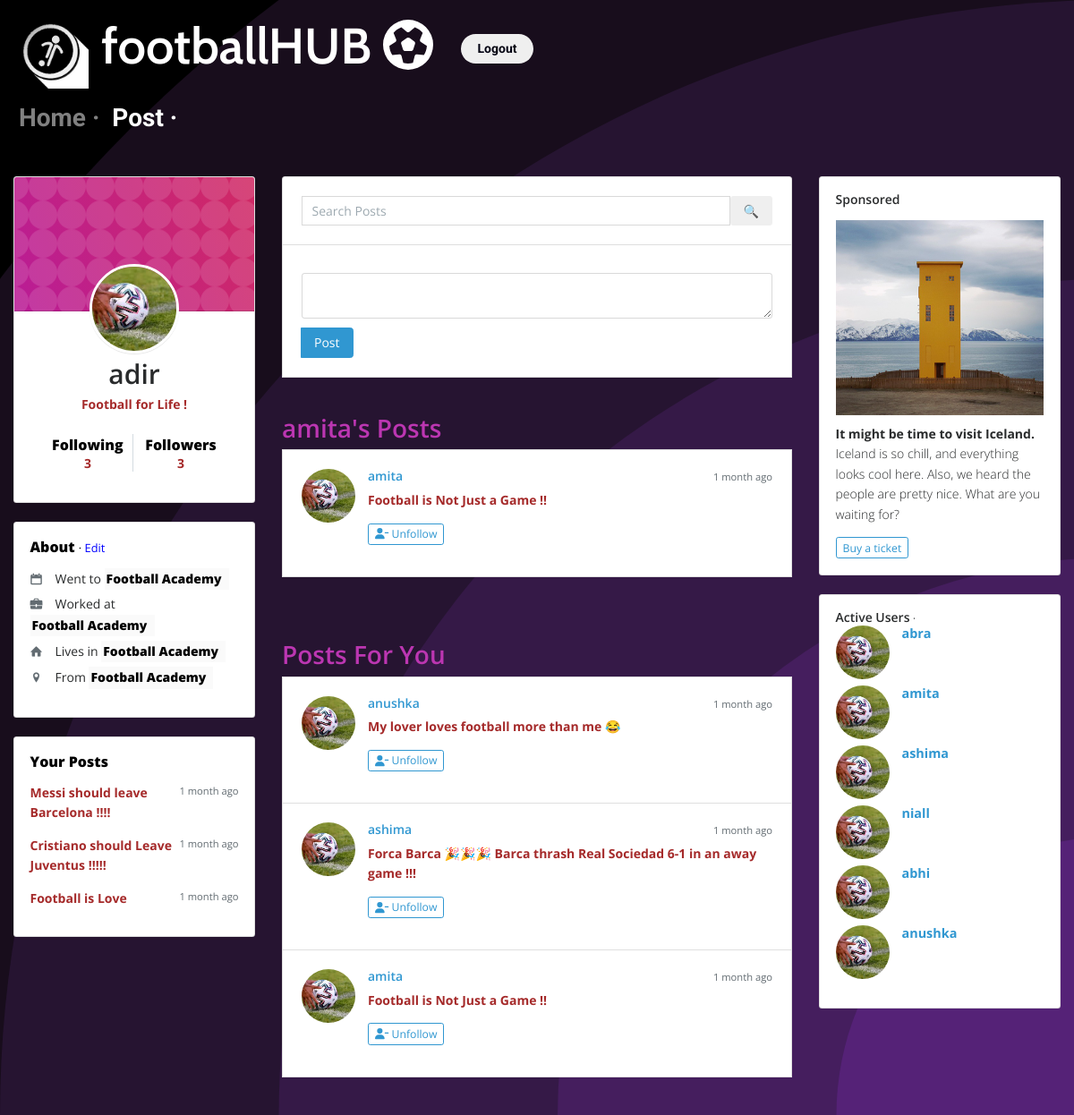
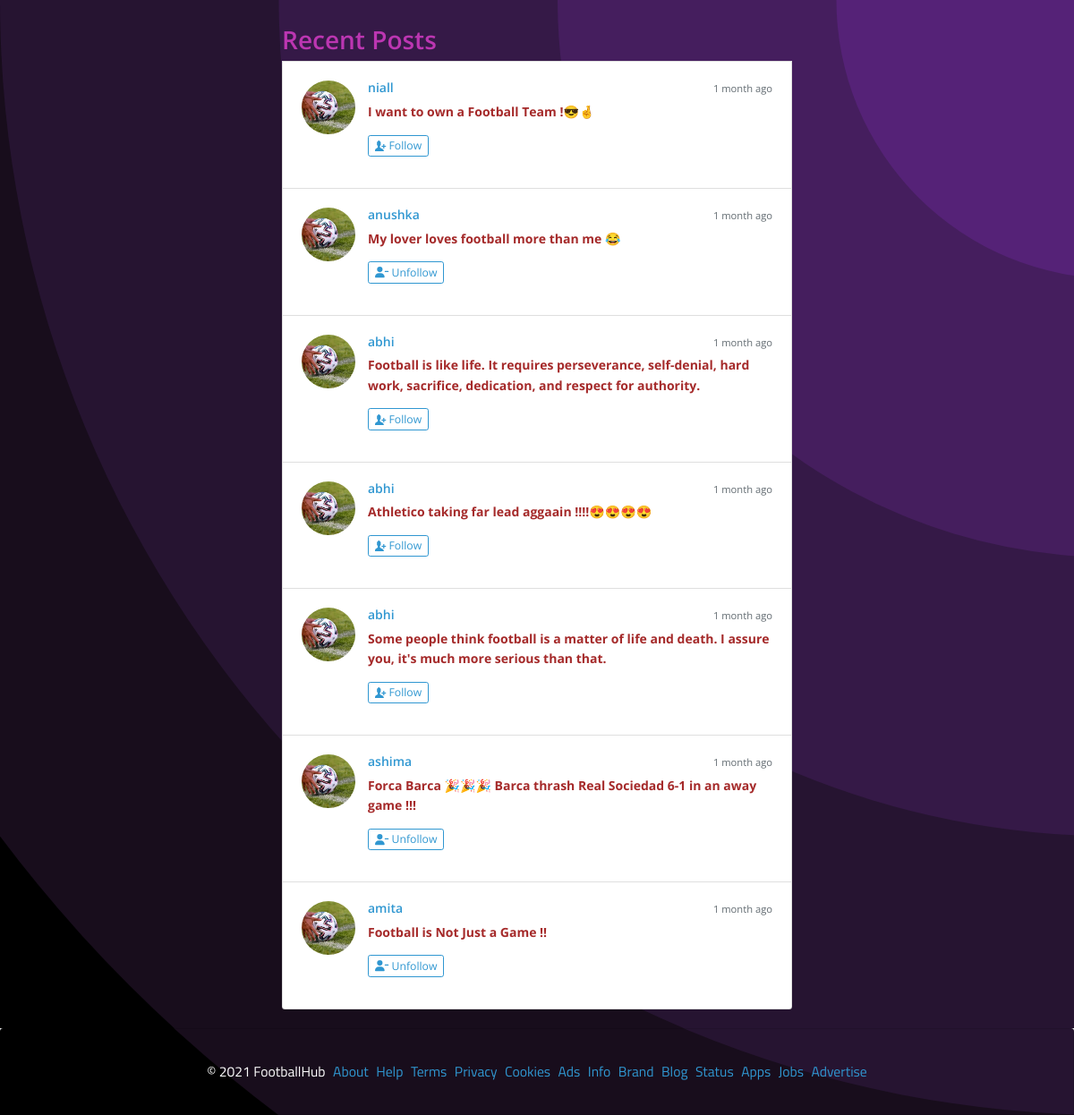
The app's page /?page=post&userid=3 (signed in) with its own data (2 pictures, top to bottom).
### tables this page shows
CREATE TABLE `users` (
  `id` int(11) NOT NULL,
  `username` text NOT NULL,
  `email` text NOT NULL,
  `password` text NOT NULL,
  `code` text NOT NULL
);

CREATE TABLE `details` (
  `id` int(11) NOT NULL,
  `userid` int(11) NOT NULL,
  `went` text NOT NULL,
  `worked` text NOT NULL,
  `lives` text NOT NULL,
  `belong` text NOT NULL
);

CREATE TABLE `posts` (
  `id` int(11) NOT NULL,
  `userid` int(11) NOT NULL,
  `post` text NOT NULL,
  `datetime` timestamp NOT NULL DEFAULT current_timestamp() ON UPDATE current_timestamp()
);

### functions.php (the view, shortened to what this page needs)
<?php
    include("hash.php");
    $link=mysqli_connect($host,$userName,$password,$dbName);
    function time_since($since) {
        $chunks = array(
            array(60 * 60 * 24 * 365 , 'year'),
            array(60 * 60 * 24 * 30 , 'month'),
            array(60 * 60 * 24 * 7, 'week'),
            array(60 * 60 * 24 , 'day'),
            array(60 * 60 , 'hour'),
            array(60 , 'min'),
            array(1 , 'sec')
        );
        for ($i = 0, $j = count($chunks); $i < $j; $i++) {
            $seconds = $chunks[$i][0];
            $name = $chunks[$i][1];
            if (($count = floor($since / $seconds)) != 0) {
                break;
            }
        }
        $print = ($count == 1) ? '1 '.$name : "$count {$name}s";
        return $print;
    }
     function displaySearch(){
        echo '<form><div class="input-group">
        <input type="hidden" name="page" value="post">
        <input type="text" name="query" class="form-control" id="seaarch" size="100px" placeholder="Search Posts">
       <div class="input-group-btn">
           <div>
               <button type="submit" class="btn">&#128269;</button>
           </div>
       </div>
    </div>
   </form>';
    }
     function displayPostBox(){
        if(isset($_SESSION['id'])){
            echo '
                    <div id="postSuccess" class="alert alert-success">Your Post was Posted Successfully</div>
                    <div id="postFail" class="alert alert-danger"></div>
                    <textarea class="form-control" id="postContent"></textarea>
                    <div class="input-group-btn">
                        <button class="btn btn-primary" id="postButton">Post</button>
                    </div>
                        ';
        }
    }
     function displayPosts($type){
        global $link;
        if($type=="public"){
            $whereClause="";
        }else if($type=="isFollowing"){
            $whereClause="";
            $query="SELECT * FROM `isFollowing` WHERE `follower` = ".mysqli_real_escape_string($link,$_SESSION['id']);
            if($result=mysqli_query($link,$query)){
                if(mysqli_num_rows($result)>0){
                    while($row=mysqli_fetch_assoc($result)){
                        if($whereClause==""){
                            $whereClause="WHERE";
                        }else{
                            $whereClause.=" OR";
                        }
                        $whereClause.=" userid=".$row['isFollowing'];
                    }
                }
            }
        }else if($type=="yourPosts"){
            $whereClause="WHERE userid=".mysqli_real_escape_string($link,$_SESSION['id']);
        }else if($type=="search"){
            echo "<p style='font-size:200%;color:white;'>Showing Results For <b>'".mysqli_real_escape_string($link,$_GET['query'])."'</b> :</p>";
            $whereClause="WHERE `post` LIKE '%".mysqli_real_escape_string($link,$_GET['query'])."%'";
        }else if(is_numeric($type)){
            $userQuery="SELECT * FROM `users` WHERE id=".mysqli_real_escape_string($link,$type)." LIMIT 1";
            $userQueryResult=mysqli_query($link,$userQuery);
            $user=mysqli_fetch_assoc($userQueryResult);
            echo "<h2 style='color:#BC36B2;'>".mysqli_real_escape_string($link,$user['username'])."'s Posts</h2>";
            $whereClause="WHERE userid=".mysqli_real_escape_string($link,$type);
        }
        $query="SELECT * FROM `posts` ".$whereClause." ORDER BY `datetime` DESC LIMIT 10 ";
        if($result=mysqli_query($link,$query)){
            if(mysqli_num_rows($result)==0){
                echo '<div class="container post">
                               There are no posts to display !
                            </div>
                        ';
            }else{
                while($row=mysqli_fetch_assoc($result)){
                    $userQuery="SELECT * FROM `users` WHERE id=".mysqli_real_escape_string($link,$row['userid'])." LIMIT 1";
                    $userQueryResult=mysqli_query($link,$userQuery);
                    $user=mysqli_fetch_assoc($userQueryResult);
                    if ($user['id'] == $_SESSION['id'] && $type!="yourPosts") {
                        continue;
                    }
                    if($type=="yourPosts"){
                        echo "<div class='media-body'>
                        <div class='media-heading'>
                            <small class='float-right text-muted'>".time_since(time()-strtotime($row['datetime'])+19800)." ago</small>
                        </div>
                        <p class='brown'>".$row['post']."</p> ";
                        echo "</div>";
                        continue;
                    }
                    echo "<li class='media list-group-item p-4'>
                        <img class='media-object d-flex align-self-start mr-3' src='assets/img/profile.jpg'>
                        <div class='media-body'>
                            <div class='media-heading'>
                                <small class='float-right text-muted'>".time_since(time()-strtotime($row['datetime'])+19800)." ago</small>
                                <h6 style='color:blueviolet;'><a href='http://localhost/FootballHub/?page=post&userid='".$user['id']."'>".$user['username']."</a></h6>
                            </div>
                            <p class='brown'>".$row['post']."</p>
                             <p><a class='toggleFollow' data-userId='".$row['userid']."'>";
                            $isFollowingQuery="SELECT * FROM `isFollowing` WHERE `follower` = ".mysqli_real_escape_string($link,$_SESSION['id'])." AND `isFollowing`= ".mysqli_real_escape_string($link,$row['userid'])." LIMIT 1";
                            if($isFollowingQueryResult=mysqli_query($link,$isFollowingQuery)){
                                if(mysqli_num_rows($isFollowingQueryResult)>0){
                                    echo '<button class="btn btn-outline-primary btn-sm">
                                    <span class="fas fa-user-minus"></span> Unfollow</button>';
                                }else{
                                    echo '<button class="btn btn-outline-primary btn-sm">
                                    <span class="icon icon-add-user"></span> Follow</button>';
                                }
                            }
                            echo "</a></p>
                        </div>
                        </li> ";
                }
            }
        }
    }
    function displayUser(){
        global $link;
        $query="SELECT * FROM `users` LIMIT 10";
        if($result=mysqli_query($link,$query)){
            while($row=mysqli_fetch_assoc($result)){
                if ($row['id'] == $_SESSION['id']) {
                    continue;
                }
                echo '<li class="media mb-2">
                <img class="media-object d-flex align-self-start mr-3" src="assets/img/profile.jpg">
                <div class="media-body">
                  <strong><a style="font-size:1.2vw;" href="http://localhost/FootballHub/?page=post&userid='.$row["id"].'">'.$row["username"].'</a></strong>
                </div>
              </li>';
            }
        }
    }
    function displaySponsor(){
        echo '
        <div class="card mb-4 hidden-md-down">
          <div class="card-block">
            <h6 class="mb-3">Sponsored</h6>
            <div data-grid="images" data-target-height="150">
                <img class="media-object" data-width="640" data-height="640" data-action="zoom"
                src="assets/img/sponsor.jpg">
            </div>
            <p><strong>It might be time to visit Iceland.</strong> Iceland is so chill, and everything looks cool here.
              Also, we heard the people are pretty nice. What are you waiting for?</p>
            <a href="https://www.skyscanner.co.in/flights-to/is/cheap-flights-to-iceland.html" target="_blank"><button class="btn btn-outline-primary btn-sm">Buy a ticket</button></a>
          </div>
        </div>
        ';
    }

### Views/post.php (shortened to what this page needs)
<?php
    $query="SELECT `username` FROM `users` WHERE `id`=".$_SESSION['id']." LIMIT 1";
    if($resultcheck=mysqli_query($link,$query)){
        $rowcheck=mysqli_fetch_assoc($resultcheck);
        $username=$rowcheck['username'];
    }
    $queri="SELECT * FROM `details` WHERE `userid`=".$_SESSION['id']." LIMIT 1";
    if($risultcheck=mysqli_query($link,$queri)){
        $roucheck=mysqli_fetch_assoc($risultcheck);
        $went=$roucheck['went'];
        $worked=$roucheck['worked'];
        $lives=$roucheck['lives'];
        $belong=$roucheck['belong'];
    }
?>
<div class="container pt-4">
    <div class="row">
    <?php if(isset($_SESSION['id'])){ ?>
      <div class="col-md-3 container-outer">
        <div class="card card-profile mb-4">
          <div class="card-header profile"></div>
          <div class="card-block text-center">
            <img class="card-profile-img" src="assets/img/profile.jpg">
            <h6 class="card-title black;" style="font-size:30px;">
                <?php echo $username;  ?>
            </h6>
            <p class="mb-4 brown">Football for Life !</p>
            <ul class="card-menu">
              <li class="card-menu-item">
                <a href="#userModal" class="text-inherit black" data-toggle="modal">
                  Following
                  <h6 class="my-0 brown"><?php $count=mysqli_num_rows(mysqli_query($link,'SELECT `follower` FROM `isFollowing` WHERE `follower`='.$_SESSION['id'])); echo $count; ?> </h6>
                </a>
              </li>
              <li class="card-menu-item">
                <a href="#userModal" class="text-inherit black" data-toggle="modal">
                  Followers
                  <h6 class="my-0 brown"><?php $counti=mysqli_num_rows(mysqli_query($link,'SELECT `isFollowing` FROM `isFollowing` WHERE `isFollowing`='.$_SESSION['id'])); echo $counti; ?></h6>
                </a>
              </li>
            </ul>
          </div>
        </div>
        <div class="card visible-md-block visible-lg-block mb-4">
          <div class="card-block">
            <h6 class="mb-3 black">About <small>· <span id="edit" style="color:blue; cursor:pointer">Edit</span></small></h6>
            <ul class="list-unstyled list-spaced">
              <li class="edit"><span class="text-muted icon icon-calendar mr-3 "></span><span style="font-weight:400;">Went to </span><input type="text" id="first" class="black" size="15" value="<?php
                                        if($went==""){
                                            echo "Football Academy";
                                        } else {
                                            echo $went;
                                        } ?>" disabled >
                </li>
              <li class="edit"><span class="text-muted icon icon-briefcase mr-3 "></span><span style="font-weight:400;">Worked at </span><input type="text" id="worked" class="black" value="<?php if($worked==""){ echo "Football Academy"; } else { echo $worked; } ?>" size="15" disabled ></li>
              <li class="edit"><span class="text-muted icon icon-home mr-3 "></span><span style="font-weight:400;">Lives in </span><input type="text" id="lives" class="black" value="<?php if($lives==""){ echo "Football Academy"; } else { echo $lives; } ?>" size="15" disabled ></li>
              <li class="edit"><span class="text-muted icon icon-location-pin mr-3 "></span><span style="font-weight:400;">From </span><input type="text" id="belong" class="black" value="<?php if($belong==""){ echo "Football Academy"; } else { echo $belong; } ?>" size="15" disabled ></li>
            </ul>
          </div>
        </div>
        <div class="card visible-md-block visible-lg-block">
          <div class="card-block">
            <h6 class="mb-3 black">Your Posts</h6>
                <?php displayPosts("yourPosts"); ?>
          </div>
        </div>
      </div>
      <?php  } ?>
      <div class="col-md-6 container-outer">
        <ul class="list-group media-list media-list-stream mb-4">
        <?php if(isset($_SESSION['id'])){ ?>
          <li class="media list-group-item p-4">
            <?php displaySearch(); ?>
          </li>
        <?php  } ?>
          <?php if(isset($_SESSION['id'])){ ?>
            <li class="media list-group-item p-4">
                <?php displayPostBox();
                 ?>
            </li>
          <?php  } ?>
            <?php if(isset($_GET['userid'])){ ?>
                <?php
                    displayPosts($_GET['userid']);
                }
            ?>
            <?php if(isset($_SESSION['id'])&&(mysqli_num_rows(mysqli_query($link,'SELECT `isFollowing` FROM `isFollowing` WHERE `follower`='.$_SESSION['id'])))>0){ ?>
                <h2 style="color:#BC36B2;">Posts For You</h2>
                <?php displayPosts("isFollowing"); ?>
            <?php  } ?>
            <h2 style="color:#BC36B2;">Recent Posts</h2>
            <?php displayPosts("public"); ?>
        </ul>
      </div>
    <?php if(isset($_SESSION['id'])){
            echo '<div class="col-lg-3">';
                 displaySponsor();
        }
    ?>
    <?php if(isset($_SESSION['id'])){ ?>
        <div class="card mb-4 hidden-md-down">
          <div class="card-block">
            <h6 class="mb-3">Active Users <small>· <br>
            <ul class="media-list media-list-stream container-content-middle">
                <?php displayUser(); ?>
            </ul>
          </div>
        </div>
    <?php  } ?>
      </div>
    </div>
  </div>

### assets/css/application.css (style rules this page uses)
strong { font-weight: bold; }

### assets/css/style.css (style rules this page uses)
body { width: 1px; min-width: 100%; *width: 100%; background-color: #000000; background-attachment: fixed; background-size: cover; }
button { cursor:pointer; }
.container-outer { overflow-x:scroll; overflow-y:hidden; overflow: -moz-scrollbars-none; -ms-overflow-style: none; }
.profile { background-color: #ffffff; background-attachment: fixed; background-size: cover; }
.edit input { border: none; display: inline; font-family: inherit; font-size: inherit; padding: none; width: auto; }
.brown { color:brown; font-size:14px; font-weight: 700; }
.black { color:black; font-size: 16px; font-weight: 900; }

### records on screen
users: username "adir"
details: went "Football Academy", worked "Football Academy", lives "Football Academy", belong "Football Academy"
posts: post "Messi should leave Barcelona !!!!"
posts: post "Cristiano should Leave Juventus !!!!!"
posts: post "Football is Love"
users: username "amita"
posts: userid.username "amita", post "Football is Not Just a Game !!", shows "Unfollow"
posts: userid.username "anushka", post "My lover loves football more than me 😂", shows "Unfollow"
posts: userid.username "ashima", post "Forca Barca 🎉🎉🎉 Barca thrash Real Sociedad 6-1 in an away game !!!", shows "Unfollow"
posts: userid.username "niall", post "I want to own a Football Team !😎🤞", shows "Follow"
posts: userid.username "abhi", post "Football is like life. It requires perseverance, self-denial, hard work, sacrifice, dedication, and respect for authority.", shows "Follow"
posts: userid.username "abhi", post "Athletico taking far lead aggaain !!!!😍😍😍😍", shows "Follow"
posts: userid.username "abhi", post "Some people think football is a matter of life and death. I assure you, it's much more serious than that.", shows "Follow"
users: username "abra"
users: username "ashima"
users: username "niall"
users: username "abhi"
users: username "anushka"

### other values on screen
$count "3"
$counti "3"
